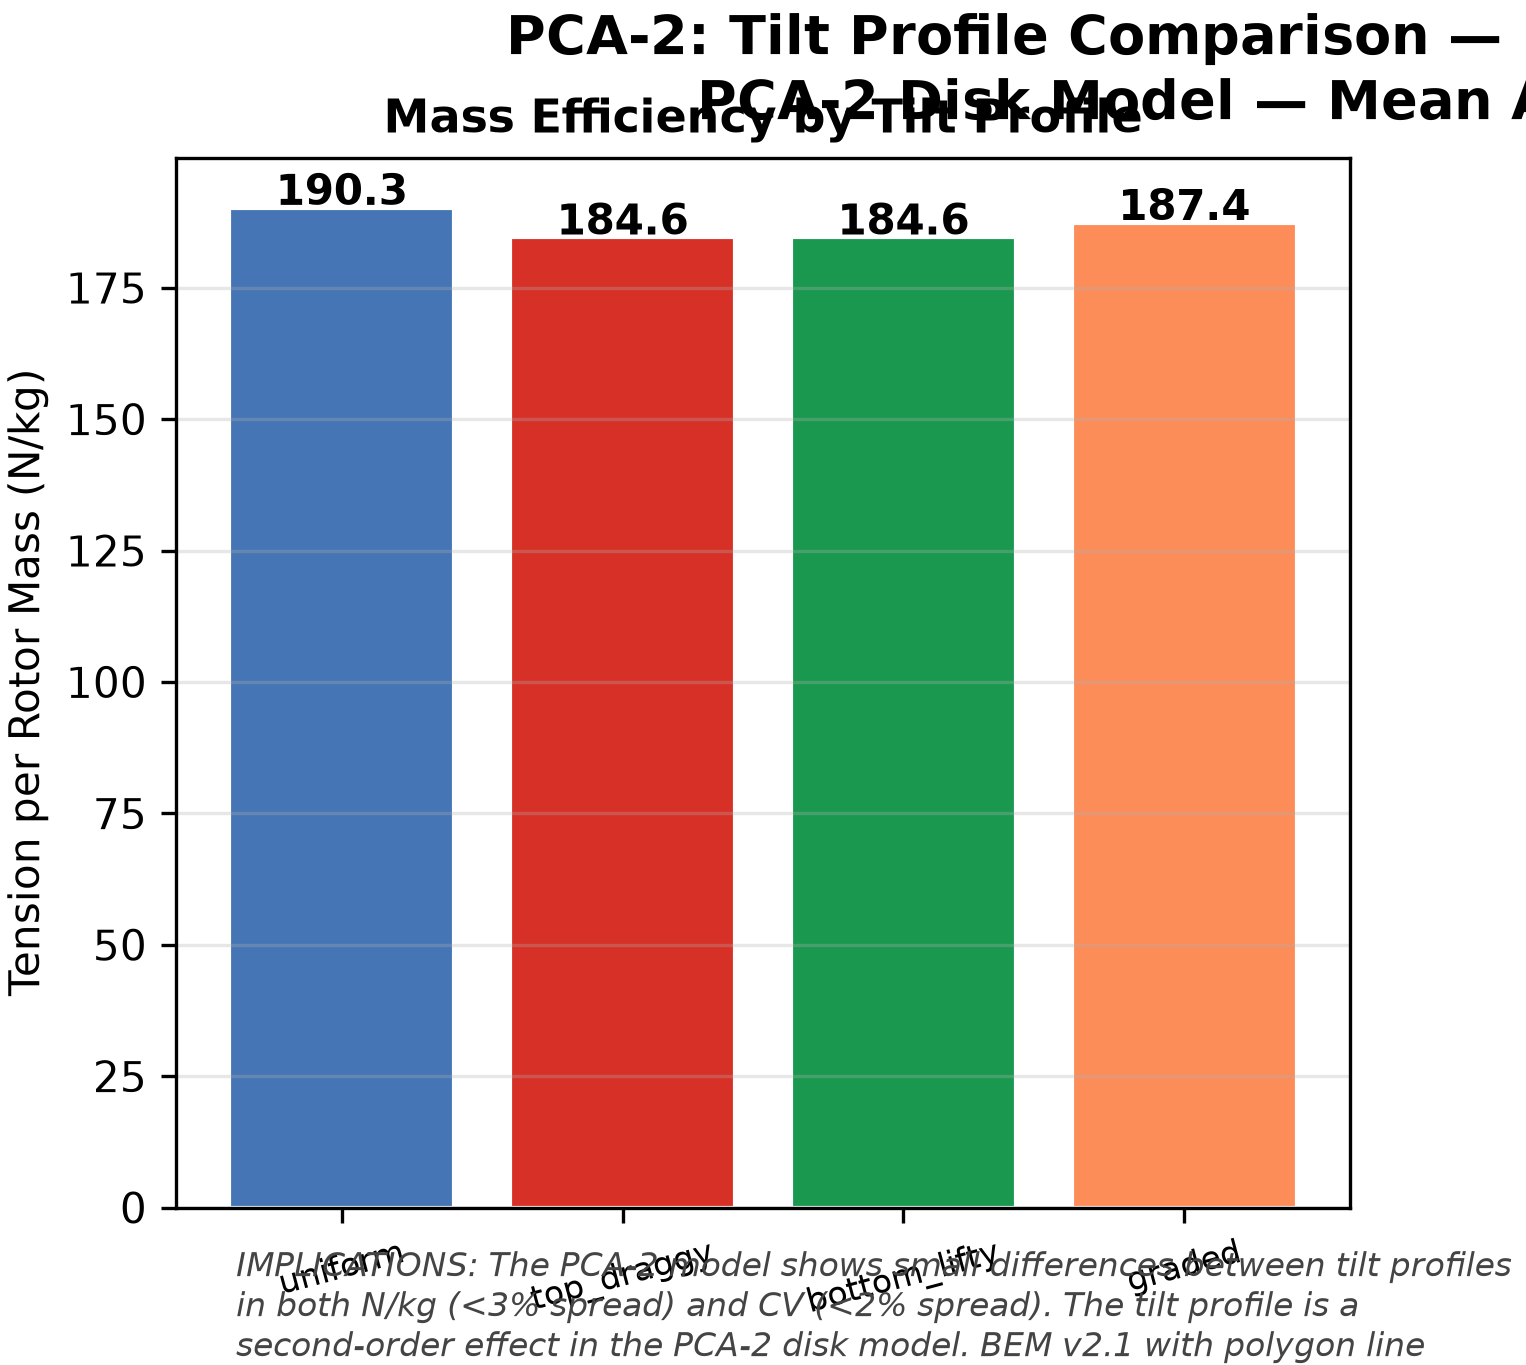

Python code for this plot:
#!/usr/bin/env python3
"""sweep-profile-nkg + sweep-profile-cv: Bar charts by tilt profile (PCA-2)."""
import csv, matplotlib
matplotlib.use("Agg")
import matplotlib.pyplot as plt
import numpy as np
from collections import defaultdict

ROTOR_MASS = 5.0

rows = []
with open("../../bem_full_sweep_pca2.tsv") as f:
    for r in csv.DictReader(f, delimiter="\t"):
        t = float(r["anchor_tension"])
        if t <= 0:
            continue
        n = int(r["n_rotors"])
        rows.append({
            "profile": r["profile"], "n": n, "tension": t,
            "wind": float(r["wind_speed"]),
            "nkg": t / (n * ROTOR_MASS),
        })

fig, (ax1, ax2) = plt.subplots(1, 2, figsize=(10, 5))
fig.patch.set_facecolor("white")
ax1.set_facecolor("white"); ax2.set_facecolor("white")

profiles = ["uniform", "top_draggy", "bottom_lifty", "graded"]
colors = {"uniform": "#4575b4", "top_draggy": "#d73027",
          "bottom_lifty": "#1a9850", "graded": "#fc8d59"}

# Left: N/kg by profile
nkg_means = [np.mean([r["nkg"] for r in rows if r["profile"] == p]) for p in profiles]
bars1 = ax1.bar(range(4), nkg_means, color=[colors[p] for p in profiles],
                edgecolor="white")
for b, v in zip(bars1, nkg_means):
    ax1.text(b.get_x() + b.get_width() / 2, b.get_height() + 0.5,
             f"{v:.1f}", ha="center", fontsize=10, fontweight="bold")
ax1.set_xticks(range(4))
ax1.set_xticklabels(profiles, rotation=15, fontsize=8)
ax1.set_ylabel("Tension per Rotor Mass (N/kg)", fontsize=10)
ax1.set_title("Mass Efficiency by Tilt Profile", fontsize=11, fontweight="bold")
ax1.grid(True, alpha=0.3, axis="y")

# Right: CV by profile
groups = defaultdict(list)
for r in rows:
    groups[(r["profile"], r["wind"])].append(r["tension"])

# Compute CV per profile across wind speeds
cv_data = {}
for prof in profiles:
    means_by_wind = []
    for w in [6, 8, 10, 12]:
        vals = [r["tension"] for r in rows if r["profile"] == prof and r["wind"] == w]
        if vals:
            means_by_wind.append(np.mean(vals))
    cv_data[prof] = np.std(means_by_wind) / np.mean(means_by_wind) * 100 if means_by_wind and np.mean(means_by_wind) > 0 else 0

cv_vals = [cv_data[p] for p in profiles]
bars2 = ax2.bar(range(4), cv_vals, color=[colors[p] for p in profiles],
                edgecolor="white")
for b, v in zip(bars2, cv_vals):
    ax2.text(b.get_x() + b.get_width() / 2, b.get_height() + 0.2,
             f"{v:.1f}%", ha="center", fontsize=10, fontweight="bold")
ax2.set_xticks(range(4))
ax2.set_xticklabels(profiles, rotation=15, fontsize=8)
ax2.set_ylabel("CV of Tension Across Wind Speeds (%)", fontsize=10)
ax2.set_title("Gust Stability by Tilt Profile\n(lower is better)",
              fontsize=11, fontweight="bold")
ax2.grid(True, alpha=0.3, axis="y")

fig.suptitle("PCA-2: Tilt Profile Comparison — Mass Efficiency & Gust Stability\n"
             "PCA-2 Disk Model — Mean Across All (R,N,elevation)",
             fontsize=13, fontweight="bold")

caption = (
    "IMPLICATIONS: The PCA-2 model shows small differences between tilt profiles "
    "in both N/kg (<3% spread) and CV (<2% spread). The tilt profile is a "
    "second-order effect in the PCA-2 disk model. BEM v2.1 with polygon line "
    "geometry shows larger profile effects because segment angle coupling "
    "amplifies tilt differences. Data: PCA-2 disk model."
)
fig.text(0.08, 0.02, caption, fontsize=8, color="#444444",
         ha="left", va="bottom", style="italic", wrap=True)
plt.subplots_adjust(left=0.06, right=0.96, top=0.88, bottom=0.18, wspace=0.30)

# Save as two separate PNGs for the one-diagram-per-figure rule
# sweep-profile-nkg
extent1 = ax1.get_window_extent().transformed(fig.dpi_scale_trans.inverted())
fig.savefig("sweep-profile-nkg.png", dpi=300, facecolor="white",
            bbox_inches=extent1.expanded(1.3, 1.3))
# sweep-profile-cv
extent2 = ax2.get_window_extent().transformed(fig.dpi_scale_trans.inverted())
fig.savefig("sweep-profile-cv.png", dpi=300, facecolor="white",
            bbox_inches=extent2.expanded(1.3, 1.3))

fig.savefig("sweep-profile-comparison.png", dpi=300, facecolor="white",
            bbox_inches="tight")
plt.close()
print("sweep-profile-nkg.png + sweep-profile-cv.png generated")
